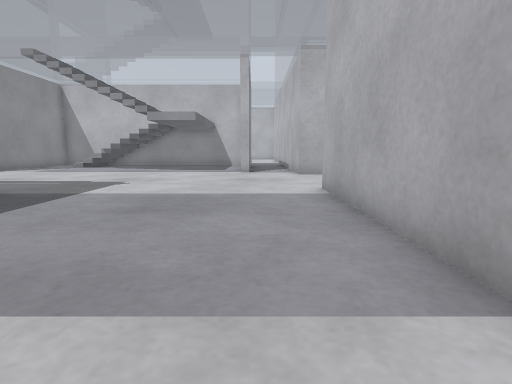
[1] (above)

24 first-person views from a walk through a world built for the Gazebo simulator. The camera is 0.5 m above the floor, tilts 8° down and sees 80° across. The floor is counted in squares, 0.5 m on a side. Each view is taken from the middle of a square. On the plan, view 1 faces up. The plan holds only what a view shows up to about 12 squares ahead; the rest is blank. The place goes on beyond the plan.

[2]
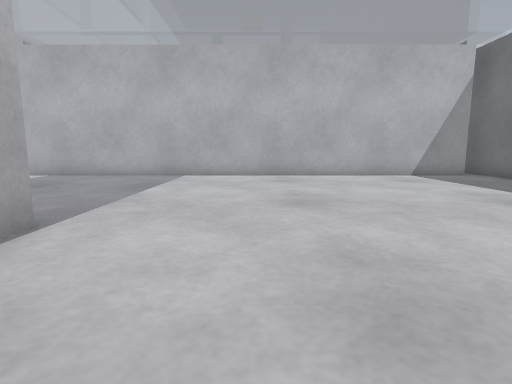

[3]
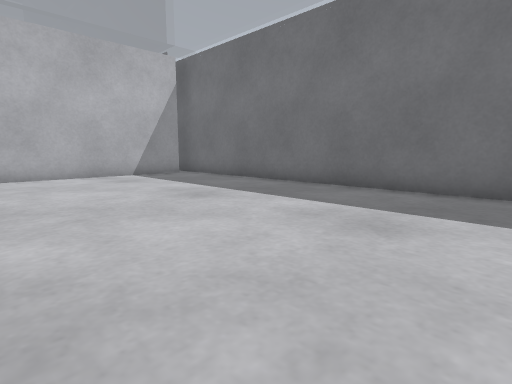

[4]
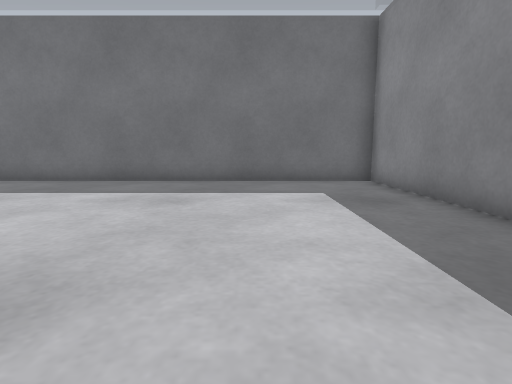

[5]
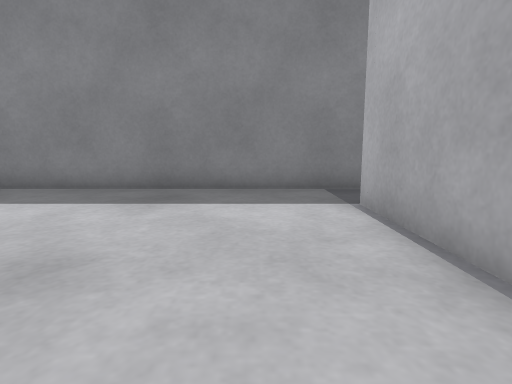

[6]
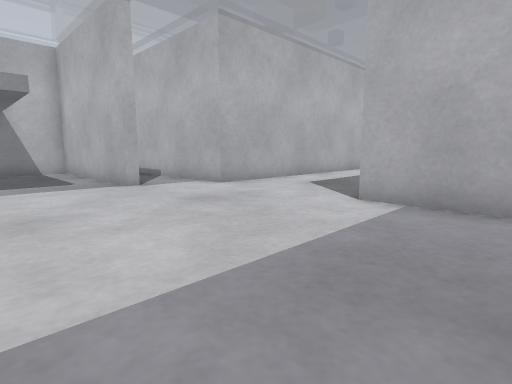

[7]
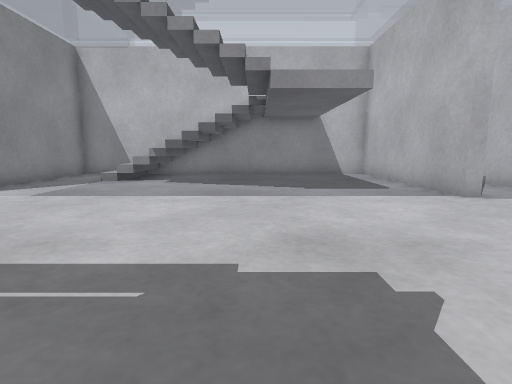

[8]
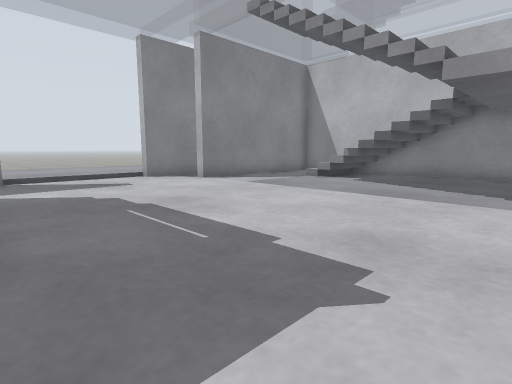

[9]
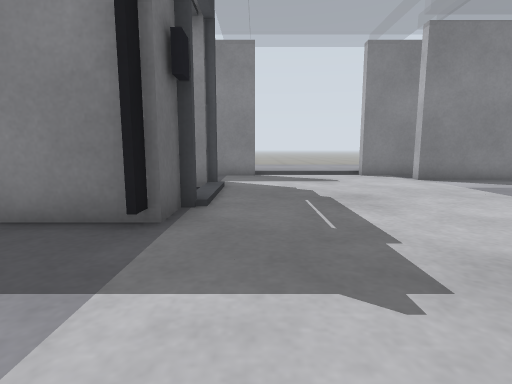

[10]
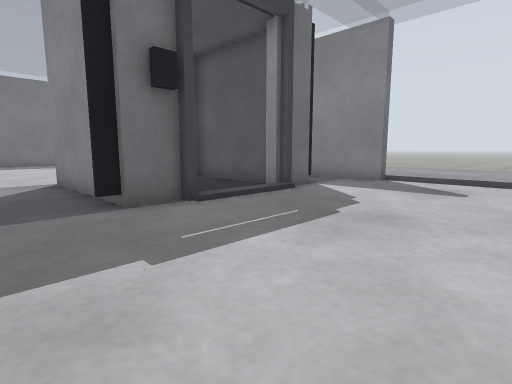

[11]
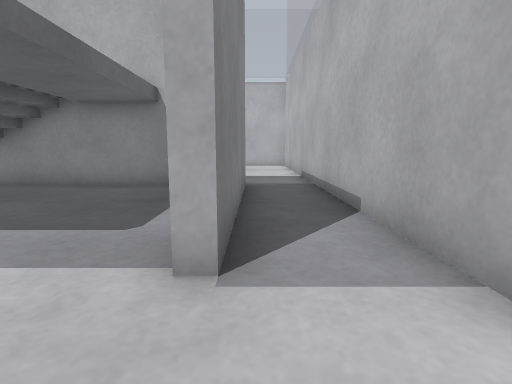

[12]
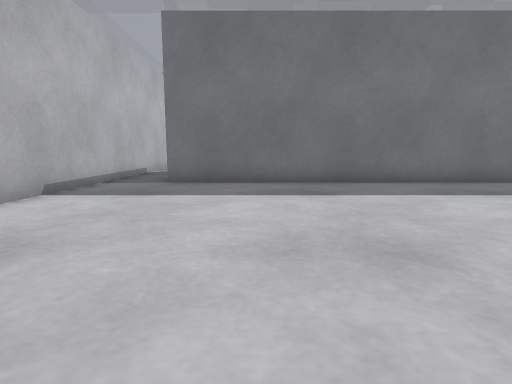

[13]
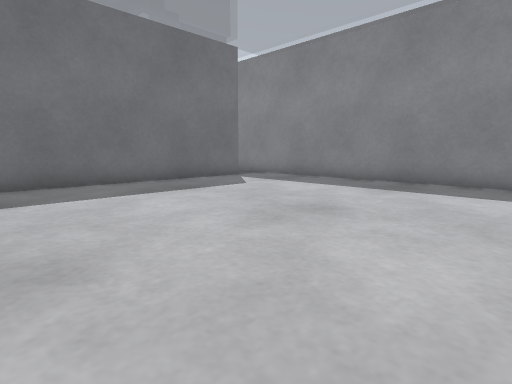

[14]
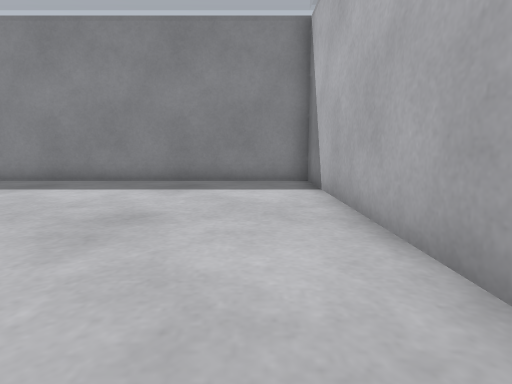

[15]
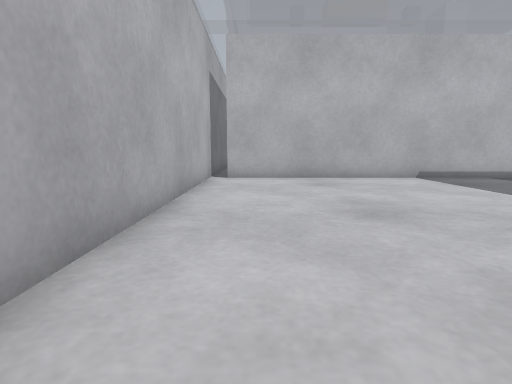

[16]
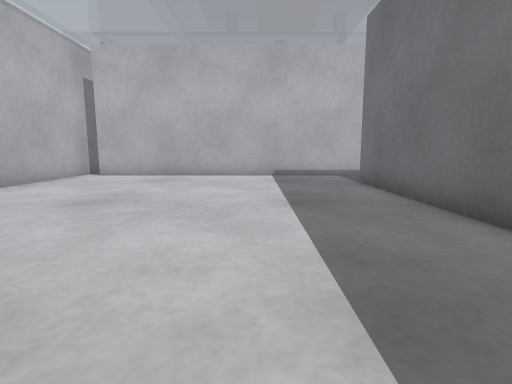

[17]
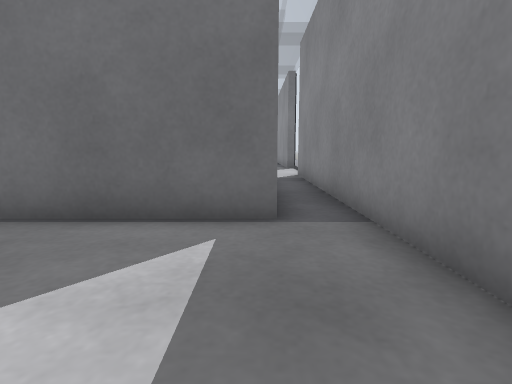

[18]
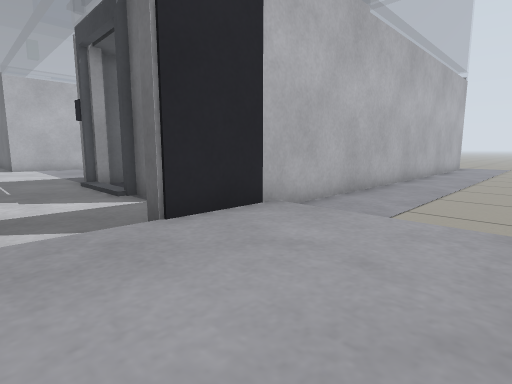

[19]
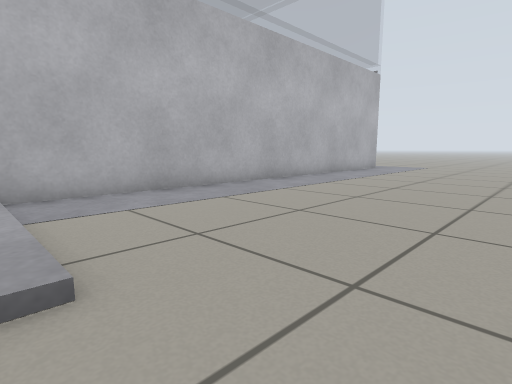

[20]
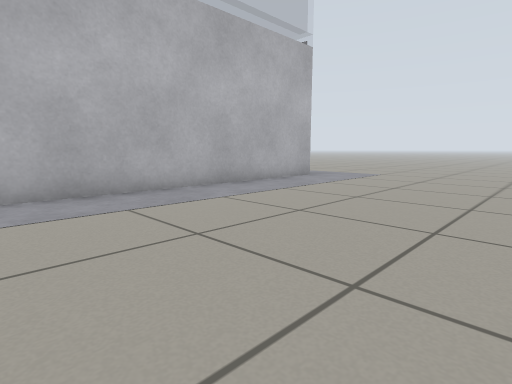

[21]
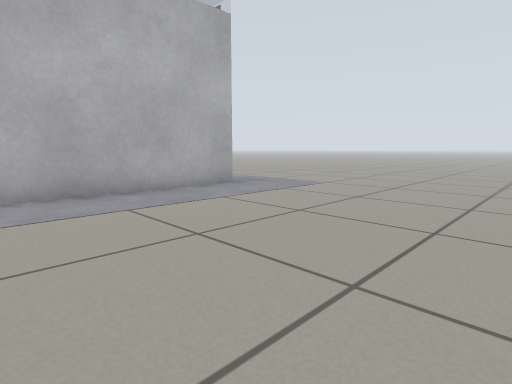

[22]
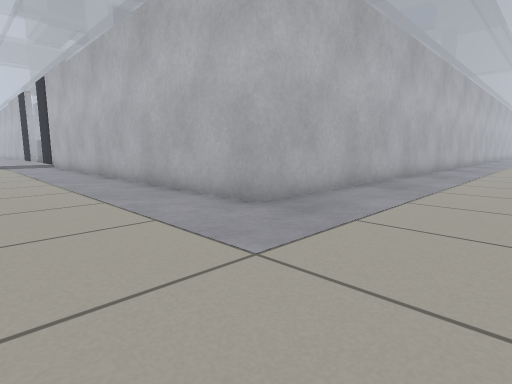

[23]
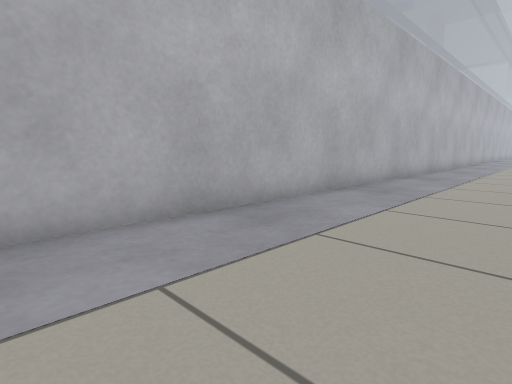

[24]
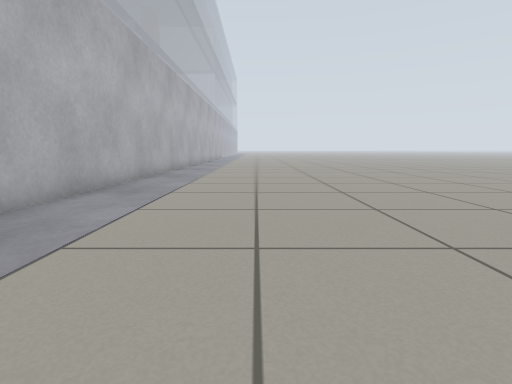

### Floor plan
Key: @ floor where view 1 was taken; # wall or solid block; . main floor; : floor 0.05 m higher than the main floor; + floor 0.1 m higher than the main floor; * floor 1.3 m higher than the main floor; / step, stairs or slope; = window, fence, low wall or low ledge; P grey post; B white box; O other object.
Columns run from 21 left of view 1 to 5 right of it. Each row starts with its distance up from view 1.
 30        #OOOOOOOOOOOOOOO###
 29        O...............#
 28        O...............#
 27        O...............#
 26        O...............#
 25        O...............#
 24        O...............#
 23        O...............#
 22        O...............#
 21        O...............#
 20        #.############..#
 19        #.#==###====###.#
 18        #.#. //    *.##.#
 17        #.#.////// *.##.#
 16        #.#..../// *.##.#
 15        #.#....    *.##.#
 14        #.#.... // *.##.#
 13         .........  ....#
 12         ...............####
 11        ....................
 10    +   ....................
  9        ...................
  8         ...............#
  7         .# P::P#.......#
  6 ...    #.##B  B#.......#
  5 .......#  #    #.......#
  4 .......#  #    #.......#
  3 .......#  #O   #.......#
  2 .......#.#######.......#
  1 .......O...............#
  0 .......O.............@.#
 -1 .......O...............#
 -2 .......O...............#
 -3 .......O...............#
 -4 .......O...............#
 -5 .......O...............#
 -6 .......O...............#
 -7 .......O...............#
 -8 .......O...............#
 -9 .......O...............#
-10 .......###################
-11  ........................
-12  ........................
-13  ........................
-14  ........................
-15  ......      ............

Where each view was taken, in squares from view 1:
view 1: 0 up, 0 right, facing up
view 2: 1 down, 10 left, facing right
view 3: 2 down, 10 left, facing down-right
view 4: 0 up, 10 left, facing down
view 5: 0 up, 6 left, facing left
view 6: 5 up, 4 left, facing up-right
view 7: 7 up, 5 left, facing up
view 8: 7 up, 3 left, facing up-left
view 9: 8 up, 2 left, facing left
view 10: 12 up, 4 left, facing down-left
view 11: 11 up, 0 right, facing up
view 12: 29 up, 3 left, facing down
view 13: 29 up, 4 left, facing down-left
view 14: 28 up, 4 left, facing left
view 15: 28 up, 9 left, facing right
view 16: 23 up, 10 left, facing right
view 17: 24 up, 12 left, facing down
view 18: 10 up, 18 left, facing down-right
view 19: 6 up, 21 left, facing down-right
view 20: 0 up, 21 left, facing down-right
view 21: 4 down, 21 left, facing down-right
view 22: 14 down, 18 left, facing up-right
view 23: 14 down, 13 left, facing up-right
view 24: 14 down, 9 left, facing right
